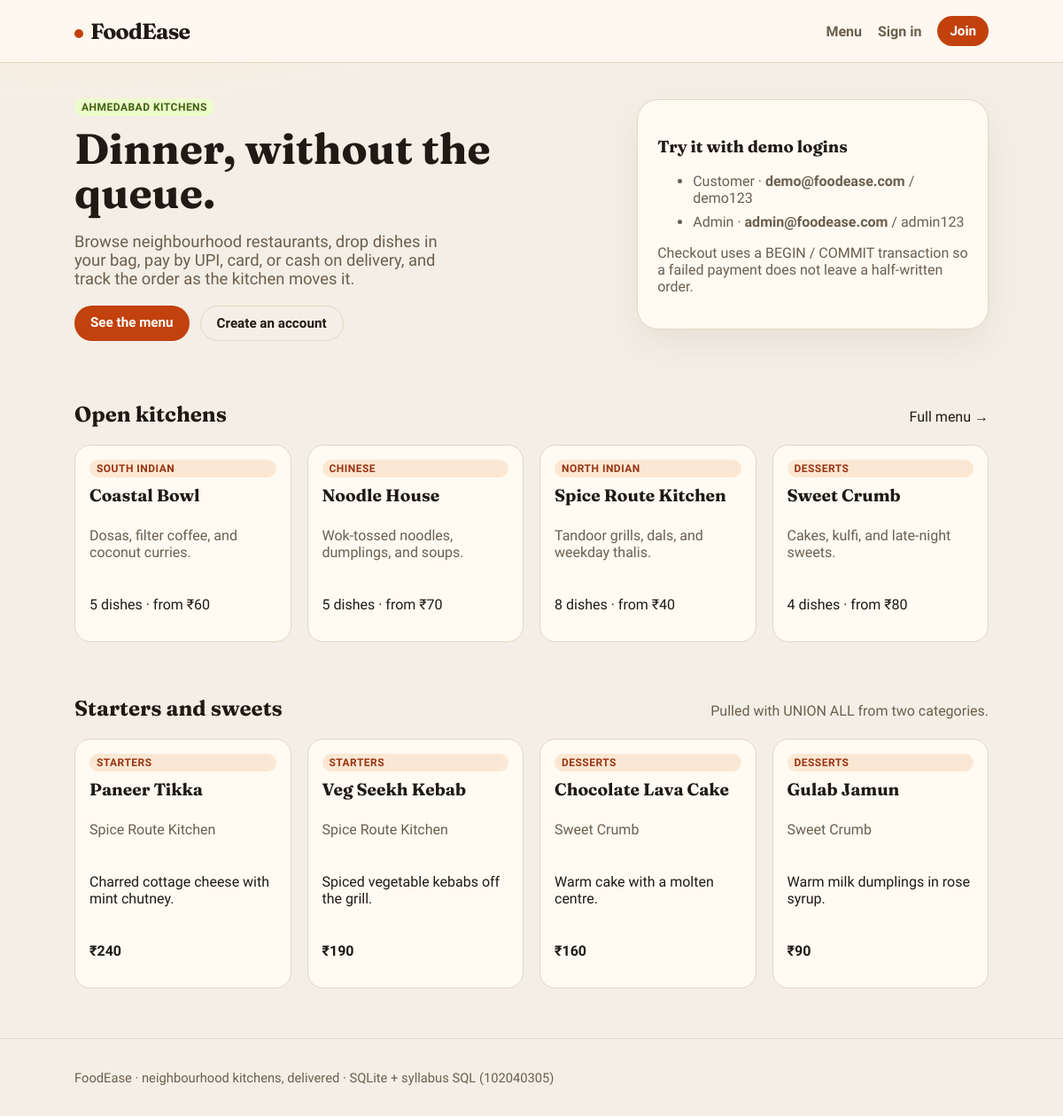
The page / on the database its author committed.
### tables this page shows
CREATE TABLE restaurants (
    restaurant_id INTEGER PRIMARY KEY AUTOINCREMENT,
    name          VARCHAR(120) NOT NULL,
    cuisine       VARCHAR(50)  NOT NULL,
    city          VARCHAR(50)  NOT NULL,
    description   VARCHAR(500),
    is_open       INTEGER NOT NULL DEFAULT 1,
    CONSTRAINT chk_rest_open CHECK (is_open IN (0, 1)),
    CONSTRAINT uq_rest_name UNIQUE (name)
);

CREATE TABLE menu_items (
    item_id        INTEGER PRIMARY KEY AUTOINCREMENT,
    restaurant_id  INTEGER NOT NULL,
    category_id    INTEGER NOT NULL,
    item_name      VARCHAR(120) NOT NULL,
    description    VARCHAR(500),
    price          INTEGER NOT NULL,
    is_available   INTEGER NOT NULL DEFAULT 1,
    CONSTRAINT fk_item_rest FOREIGN KEY (restaurant_id) REFERENCES restaurants(restaurant_id),
    CONSTRAINT fk_item_cat  FOREIGN KEY (category_id) REFERENCES categories(category_id),
    CONSTRAINT chk_price    CHECK (price > 0),
    CONSTRAINT chk_avail    CHECK (is_available IN (0, 1))
);

CREATE TABLE categories (
    category_id   INTEGER PRIMARY KEY AUTOINCREMENT,
    category_name VARCHAR(80) NOT NULL UNIQUE
);

### app.py (the view)
@app.route("/")
def home():
    conn = get_connection()
    restaurants = conn.execute(
        """
        SELECT r.*,
               (SELECT COUNT(*) FROM menu_items m WHERE m.restaurant_id = r.restaurant_id AND m.is_available = 1) AS dish_count,
               (SELECT MIN(price) FROM menu_items m WHERE m.restaurant_id = r.restaurant_id) AS from_price
        FROM restaurants r
        WHERE r.is_open = 1
        ORDER BY r.name
        """
    ).fetchall()
    featured = conn.execute(
        """
        SELECT * FROM (
            SELECT * FROM v_public_menu
            WHERE is_available = 1 AND is_open = 1 AND category_name = 'Starters'
            ORDER BY price DESC
            LIMIT 2
        )
        UNION ALL
        SELECT * FROM (
            SELECT * FROM v_public_menu
            WHERE is_available = 1 AND is_open = 1 AND category_name = 'Desserts'
            ORDER BY price DESC
            LIMIT 2
        )
        """
    ).fetchall()
    conn.close()
    return render_template("home.html", restaurants=restaurants, featured=featured)

### app.py (called while the page is built, shortened)
@app.before_request
def load_user():
    g.user = None
    g.cart_count = 0
    if not session.get("user_id"):
        return

### database.py (called while the page is built)
def get_connection():
    conn = sqlite3.connect(DB_PATH)
    conn.row_factory = sqlite3.Row
    conn.execute("PRAGMA foreign_keys = ON")
    return conn

### templates/home.html (shortened to what this page needs)
{% extends "base.html" %}
{% block content %}
<section class="hero">
  <div>
    <p class="tag green">Ahmedabad kitchens</p>
    <h1>Dinner, without the queue.</h1>
    <p class="lede">Browse neighbourhood restaurants, drop dishes in your bag, pay by UPI, card, or cash on delivery, and track the order as the kitchen moves it.</p>
    <div class="actions">
      <a class="btn" href="{{ url_for('menu') }}">See the menu</a>
      {% if not g.user %}
        <a class="btn btn-ghost" href="{{ url_for('register') }}">Create an account</a>
      {% endif %}
    </div>
  </div>
  <aside class="hero-card">
    <h3>Try it with demo logins</h3>
    <ul>
      <li>Customer · <strong>demo@foodease.com</strong> / demo123</li>
      <li>Admin · <strong>admin@foodease.com</strong> / admin123</li>
    </ul>
    <p class="muted">Checkout uses a BEGIN / COMMIT transaction so a failed payment does not leave a half-written order.</p>
  </aside>
</section>
<div class="section-head">
  <h2>Open kitchens</h2>
  <a href="{{ url_for('menu') }}">Full menu →</a>
</div>
<div class="grid">
  {% for r in restaurants %}
    <a class="card" href="{{ url_for('restaurant', restaurant_id=r.restaurant_id) }}">
      <span class="tag">{{ r.cuisine }}</span>
      <h3>{{ r.name }}</h3>
      <p class="muted">{{ r.description }}</p>
      <p>{{ r.dish_count }} dishes · from ₹{{ r.from_price or 0 }}</p>
    </a>
  {% endfor %}
</div>
<div class="section-head" style="margin-top:40px">
  <h2>Starters and sweets</h2>
  <p class="muted">Pulled with UNION ALL from two categories.</p>
</div>
<div class="grid">
  {% for item in featured %}
    <article class="card">
      <span class="tag">{{ item.category_name }}</span>
      <h3>{{ item.item_name }}</h3>
      <p class="muted">{{ item.restaurant_name }}</p>
      <p>{{ item.description }}</p>
      <p class="price">₹{{ item.price }}</p>
    </article>
  {% endfor %}
</div>
{% endblock %}

### templates/base.html (shortened to what this page needs)
<!doctype html>
<html lang="en">
<head>
  <link rel="stylesheet" href="{{ url_for('static', filename='style.css') }}">
</head>
<body>
  <header class="top">
    <a class="brand" href="{{ url_for('home') }}">FoodEase</a>
    <nav>
      <a href="{{ url_for('menu') }}">Menu</a>
      {% if g.user %}
        <a href="{{ url_for('cart') }}">Bag{% if g.cart_count %} <span class="badge">{{ g.cart_count }}</span>{% endif %}</a>
        <a href="{{ url_for('orders') }}">Orders</a>
        <a href="{{ url_for('account') }}">Account</a>
        {% if g.user['role'] == 'admin' %}
          <a href="{{ url_for('admin') }}">Kitchen desk</a>
        {% endif %}
        <a href="{{ url_for('logout') }}">Sign out</a>
      {% else %}
        <a href="{{ url_for('login') }}">Sign in</a>
        <a class="btn btn-small" href="{{ url_for('register') }}">Join</a>
      {% endif %}
    </nav>
  </header>
  <main>
    {% block content %}{% endblock %}
  </main>
  <footer>
    <p>FoodEase · neighbourhood kitchens, delivered · SQLite + syllabus SQL (102040305)</p>
  </footer>
</body>
</html>

### static/style.css (style rules this page uses)
:root { --bg: #f4efe6; --paper: #fffaf2; --ink: #1f1a14; --muted: #6b5e4e; --line: #e4d6c3; --accent: #c2410c; --accent-dark: #9a3412; --leaf: #3f6212; --good: #166534; --warn: #9a3412; --info: #1e3a5f; }
* { box-sizing: border-box; }
html, body { margin: 0; padding: 0; }
body { font-family: "Source Sans 3", sans-serif; background: radial-gradient(1200px 500px at 10% -10%, #fde7d4 0%, transparent 50%), var(--bg); color: var(--ink); min-height: 100vh; display: flex; flex-direction: column; }
a { color: inherit; text-decoration: none; }
.top { display: flex; justify-content: space-between; align-items: center; padding: 18px 7vw; border-bottom: 1px solid var(--line); background: rgba(255, 250, 242, 0.9); position: sticky; top: 0; z-index: 5; }
.brand { font-family: Fraunces, serif; font-size: 1.55rem; font-weight: 700; letter-spacing: -0.03em; }
.brand::before { content: ""; display: inline-block; width: 10px; height: 10px; margin-right: 8px; border-radius: 50%; background: var(--accent); vertical-align: 1px; }
nav { display: flex; gap: 18px; align-items: center; flex-wrap: wrap; }
nav a { font-weight: 600; color: var(--muted); }
main { flex: 1; padding: 28px 7vw 56px; }
footer { padding: 20px 7vw; color: var(--muted); border-top: 1px solid var(--line); font-size: 0.92rem; }
.hero { display: grid; grid-template-columns: 1.2fr 0.8fr; gap: 40px; align-items: center; margin-bottom: 48px; }
.hero h1 { font-family: Fraunces, serif; font-size: clamp(2.2rem, 4vw, 3.6rem); line-height: 1.05; margin: 0 0 12px; }
.lede { font-size: 1.15rem; color: var(--muted); max-width: 42ch; }
.hero-card { background: var(--paper); border: 1px solid var(--line); border-radius: 24px; padding: 22px; box-shadow: 0 16px 40px rgba(90, 50, 20, 0.08); }
.hero-card li { margin: 8px 0; color: var(--muted); }
.actions { display: flex; gap: 12px; flex-wrap: wrap; margin-top: 20px; }
.btn, button.btn, input[type="submit"] { background: var(--accent); color: white; border: 0; border-radius: 999px; padding: 10px 18px; font-weight: 700; cursor: pointer; font-family: inherit; font-size: 0.95rem; }
.btn-small { padding: 8px 14px; }
.btn-ghost { background: transparent; color: var(--ink); border: 1px solid var(--line); }
h2, h3 { font-family: Fraunces, serif; }
.section-head { display: flex; justify-content: space-between; align-items: baseline; gap: 12px; }
.grid { display: grid; grid-template-columns: repeat(auto-fill, minmax(240px, 1fr)); gap: 18px; }
.card { background: var(--paper); border: 1px solid var(--line); border-radius: 18px; padding: 16px; display: flex; flex-direction: column; gap: 8px; }
.card h3 { margin: 0; font-size: 1.2rem; }
.muted { color: var(--muted); }
.price { font-weight: 700; }
.tag { display: inline-block; font-size: 0.75rem; font-weight: 700; letter-spacing: 0.04em; text-transform: uppercase; background: #fae8d4; color: var(--accent-dark); border-radius: 999px; padding: 3px 8px; }
.tag.green { background: #ecfccb; color: var(--leaf); }

### rows shown on the page
restaurants: cuisine "SOUTH INDIAN", name "Coastal Bowl", description "Dosas, filter coffee, and coconut curries.", dish_count "5", from_price "60"
restaurants: cuisine "CHINESE", name "Noodle House", description "Wok-tossed noodles, dumplings, and soups.", dish_count "5", from_price "70"
restaurants: cuisine "NORTH INDIAN", name "Spice Route Kitchen", description "Tandoor grills, dals, and weekday thalis.", dish_count "8", from_price "40"
restaurants: cuisine "DESSERTS", name "Sweet Crumb", description "Cakes, kulfi, and late-night sweets.", dish_count "4", from_price "80"
menu_items: category_name "STARTERS", item_name "Paneer Tikka", restaurant_name "Spice Route Kitchen", description "Charred cottage cheese with mint chutney.", price "240"
menu_items: category_name "STARTERS", item_name "Veg Seekh Kebab", restaurant_name "Spice Route Kitchen", description "Spiced vegetable kebabs off the grill.", price "190"
menu_items: category_name "DESSERTS", item_name "Chocolate Lava Cake", restaurant_name "Sweet Crumb", description "Warm cake with a molten centre.", price "160"
menu_items: category_name "DESSERTS", item_name "Gulab Jamun", restaurant_name "Sweet Crumb", description "Warm milk dumplings in rose syrup.", price "90"
